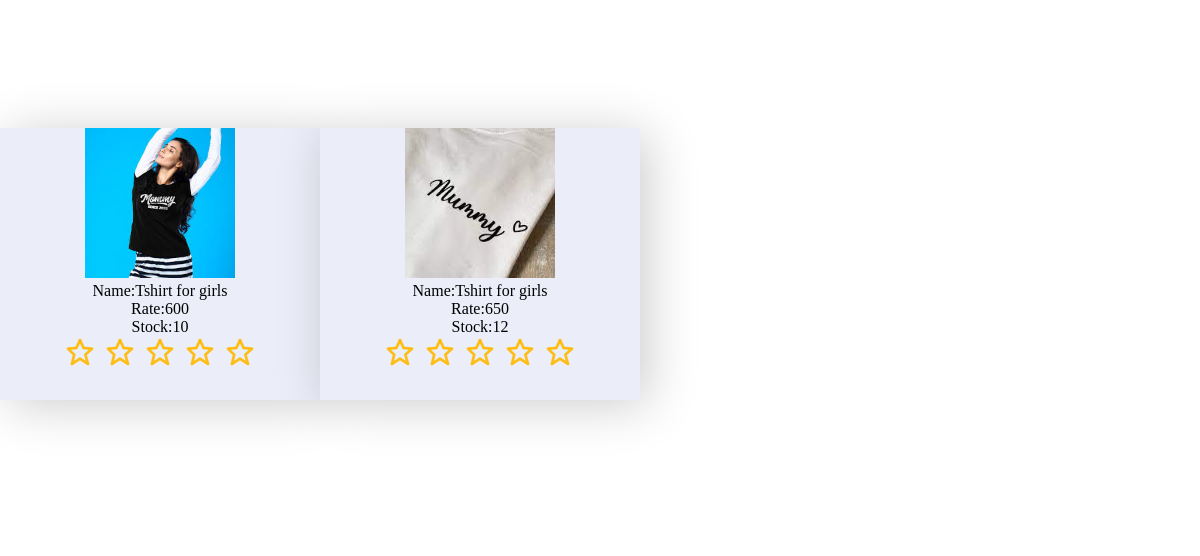
Screenshot of /wadmin/Viewreportshop/10 with the database file from the repository.
### Shop/models.py (models this page shows)
class tbl_products(models.Model):
    name=models.CharField(max_length=50)
    rate=models.CharField(max_length=30)
    image=models.FileField(upload_to="Productpic/")
    stock=models.CharField(max_length=35)
    shop=models.ForeignKey(tbl_shop,on_delete=models.CASCADE)
    subcategory=models.ForeignKey(tbl_subcategory,on_delete=models.CASCADE)
    status=models.CharField(max_length=1,default='0')

### Admin/views.py (the view)
# urls.py: path('Viewreportshop/<int:lid>',views.viewreportshop,name="viewreportshop"),
def viewreportshop(request,lid):
    shopdata=tbl_shop.objects.get(id=lid)
    productdata=tbl_products.objects.filter(shop=shopdata)
    ratingdata=tbl_rating.objects.all()
    rate=[]
    ar=[1,2,3,4,5]
    for i in productdata:
        product=tbl_products.objects.get(id=i.id)
        ratecount=tbl_rating.objects.filter(product=product).count()
        if ratecount>0:
            ratingdata=tbl_rating.objects.filter(product=product)
            total=0
            average=0
            for j in ratingdata:
                total=total+j.ratingdata
            average=total/ratecount
            rate.append(average)
        else:
            rate.append(0)
    content=zip(productdata,rate)
    return render(request,'Admin/Viewreportshop.html',{'product':content,'ar':ar})

### Admin/Templates/Admin/Viewreportshop.html (shortened to what this page needs)
<!DOCTYPE html>
<html lang="en">
<head>
    <link href='https://unpkg.com/boxicons@2.1.1/css/boxicons.min.css' rel='stylesheet'>
</head>
<body>
    <form action="" method="post" id="viewratingform" data-product-url="{% url 'webshop:Ajaxviewproduct' %}">
        <div class="Sub-container">
        <div class="Container">
            <div class="Card-wrapper" id="product">
                {% for l,j in product %}
                <div class="Card">
                    <div><img src="{{l.image.url}}" width="150" height="150"></div>
                    <div>Name:{{l.name}}</div>
                    <div>Rate:{{l.rate}}</div>
                    <div>Stock:{{l.stock}}</div>
                    <div class="rating">
                        {% for k in ar %}
                            {% if k <= j %}
                        <i class='bx bxs-star star' style="--i: 0;"></i>
                         {% else %}
                        <i class='bx bx-star star' style="--i: 1;" ></i>
                         {% endif %}
                        {% endfor %}
                    </div>
                </div>
                {% endfor %}
            </div>
        </div>
    </div>
</form>
</body>
</html>

### Admin/Templates/Admin/Viewreportshop.html (style rules this page uses)
* { margin: 0; padding: 0; box-sizing: border-box; }
.Sub-container { display: flex; }
.Container { padding: 6rem 0; background-color: white; }
.Card-wrapper { display: flex; align-items: center; align-content: center; flex-direction: row; }
.Card { width: 20em; background-color: #ebeef8; display:flex; flex-direction: column; align-items: center; justify-content: space-around; margin: 2rem 0; box-shadow: .5rem .3rem 3rem rgba(0, 0, 0, 0.2); }
.Card img { object-fit: cover; }
.rating { display: flex; justify-content: center; align-items: center; grid-gap: .5rem; font-size: 2rem; color: #FFBD13; margin-bottom: 2rem; }

### rows the page displays
tbl_products: image (picture), name "Tshirt for girls", rate "600", stock "10"
tbl_products: image (picture), name "Tshirt for girls", rate "650", stock "12"
